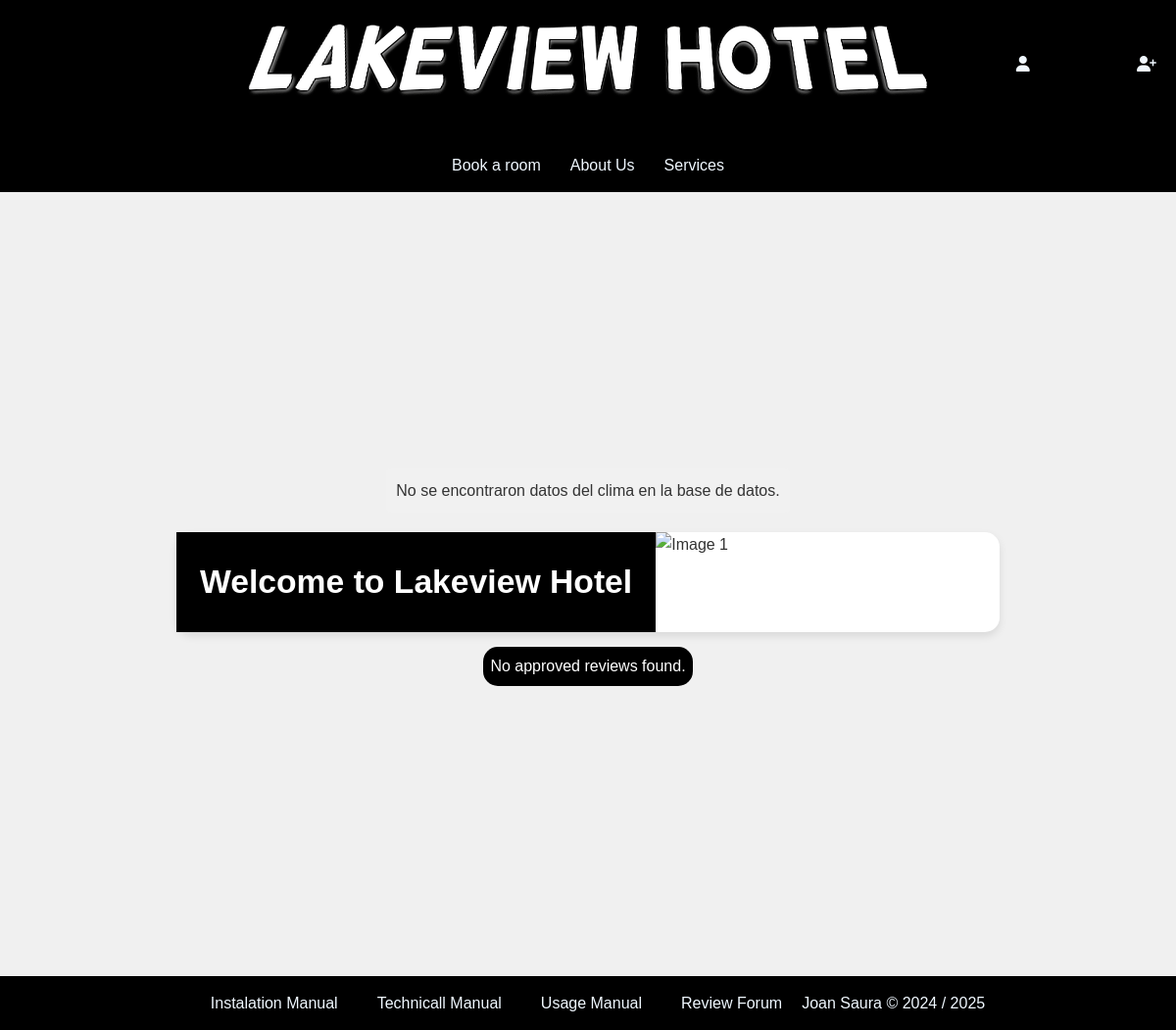
The app's page /, older data.
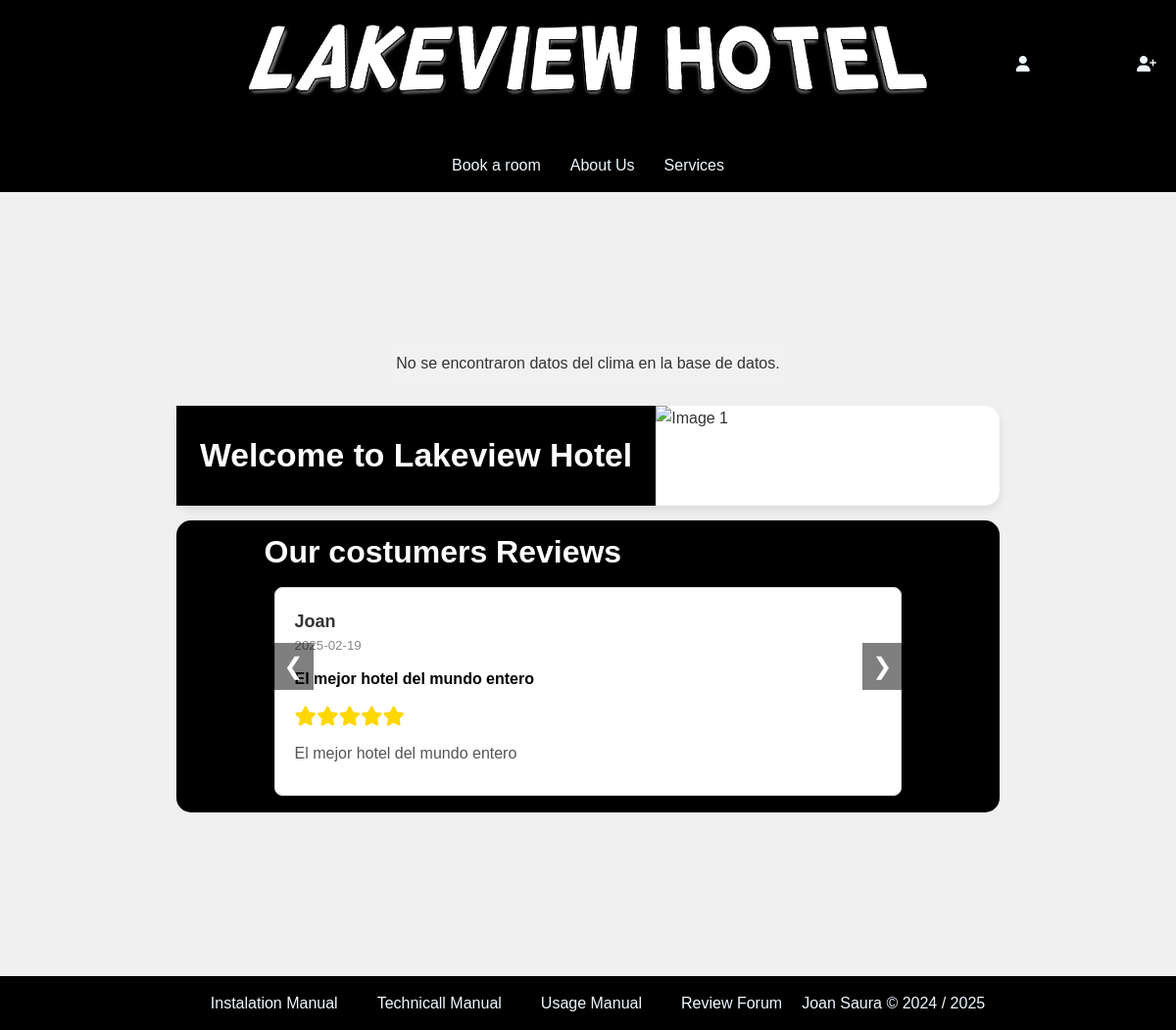
The same page, newer data.
### tables this page shows
CREATE TABLE IF NOT EXISTS `071_reviews` (
  `review_id` int(11) NOT NULL AUTO_INCREMENT,
  `user_id` int(11) NOT NULL,
  `customer_review` varchar(500) DEFAULT NULL,
  `customer_score` enum('1','2','3','4','5') DEFAULT NULL,
  `inserted_on` date DEFAULT NULL,
  `accepted` tinyint(1) DEFAULT NULL,
  `review_title` varchar(300) DEFAULT NULL,
  `reviewed` tinyint(1) DEFAULT 0,
  PRIMARY KEY (`review_id`),
  KEY `user_id` (`user_id`)
);

CREATE TABLE IF NOT EXISTS `071_users` (
  `user_id` int(11) NOT NULL AUTO_INCREMENT,
  `user_online` varchar(255) DEFAULT NULL,
  `user_password` varchar(255) DEFAULT NULL,
  `user_mail` varchar(255) DEFAULT NULL,
  `client_id` int(11) DEFAULT NULL,
  `employee_id` int(11) DEFAULT NULL,
  `user_role` enum('guest','customer','admin') NOT NULL DEFAULT 'guest',
  PRIMARY KEY (`user_id`),
  KEY `fk_client_id` (`client_id`),
  KEY `fk_employee_id` (`employee_id`)
);

### files/functions/displayAprovedReviews.php (the view, shortened to what this page needs)
<?php
function displayApprovedReviews() {
    $root = $_SERVER['DOCUMENT_ROOT'];
    include $root . '/student071/dwes/files/common-files/db_connection.php';
    include $root . '/student071/dwes/files/functions/displayStars.php';
    $query = "
        SELECT r.review_id, r.customer_review, r.customer_score, r.inserted_on, r.review_title, u.user_online
        FROM 071_reviews r
        JOIN 071_users u ON r.user_id = u.user_id
        WHERE r.accepted = 1 AND r.reviewed = 1
        ORDER BY r.inserted_on DESC
    ";
    $result = mysqli_query($conn, $query);
    if ($result && mysqli_num_rows($result) > 0) {
        echo '<div id="review-carousel" class="carousel-container">';
        echo '<h1>Our costumers Reviews</h1>';
        echo '<div class="carousel-wrapper">';
        while ($review = mysqli_fetch_assoc($result)) {
            echo '<div class="review-slide">';
            echo '<div class="review-card">';
            echo '<div class="review-header">';
            echo '<h3>' . htmlspecialchars($review['user_online']) . '</h3>';
            echo '<small>' . htmlspecialchars($review['inserted_on']) . '</small>';
            echo '</div>';
            echo '<h4>' . htmlspecialchars($review['review_title']) . '</h4>';
            echo '<div class="review-stars">' . displayStars($review['customer_score']) . '</div>';
            echo '<p class="review-text">' . htmlspecialchars($review['customer_review']) . '</p>';
            echo '</div>';
            echo '</div>';
        }
        echo '</div>';
        echo '<button class="prev" onclick="moveSlide(-1)">&#10094;</button>';
        echo '<button class="next" onclick="moveSlide(1)">&#10095;</button>';
        echo '</div>';
    } else {
        echo "<p>No approved reviews found.</p>";
    }
}
?>

### files/functions/displayStars.php
<?php
function displayStars($rating) {
    $html = '';
    $rating = max(1, min(5, intval($rating)));
    for ($i = 1; $i <= 5; $i++) {
        if ($i <= $rating) {
            $html .= '<i class="fa fa-star gold"></i>';
        } else {
            $html .= '<i class="fa fa-star-o"></i>';
        }
    }
    return $html;
}
?>

Row changes from the older to the newer data that the page shows:
added 071_reviews: user.user_online "Joan", inserted_on "2025-02-19", review_title "El mejor hotel del mundo entero", customer_score "5" (drawn), customer_review "El mejor hotel del mundo entero"
Text that changed along with them:
text no longer shown: "No approved reviews found."
text now shown: "Our costumers Reviews ❮ ❯"
